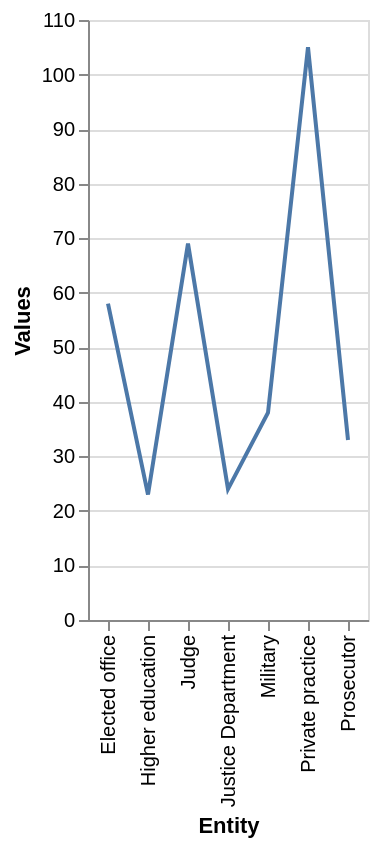

The Vega-Lite source for this figure:
### Vega-Lite specification from a JSON file in a GitHub repository (floating-point values rounded to 4 significant figures)
{"$schema": "https://vega.github.io/schema/vega-lite/v5.json", "description": "Line chart auto-generated from CSV", "data": {"values": [{"Entity": "Higher education", "Values": "23.0"}, {"Entity": "Justice Department", "Values": "24.0"}, {"Entity": "Prosecutor", "Values": "33.0"}, {"Entity": "Military", "Values": "38.0"}, {"Entity": "Elected office", "Values": "58.0"}, {"Entity": "Judge", "Values": "69.0"}, {"Entity": "Private practice", "Values": "105.0"}]}, "mark": "line", "encoding": {"x": {"field": "Entity", "type": "ordinal"}, "y": {"field": "Values", "type": "quantitative"}}}
